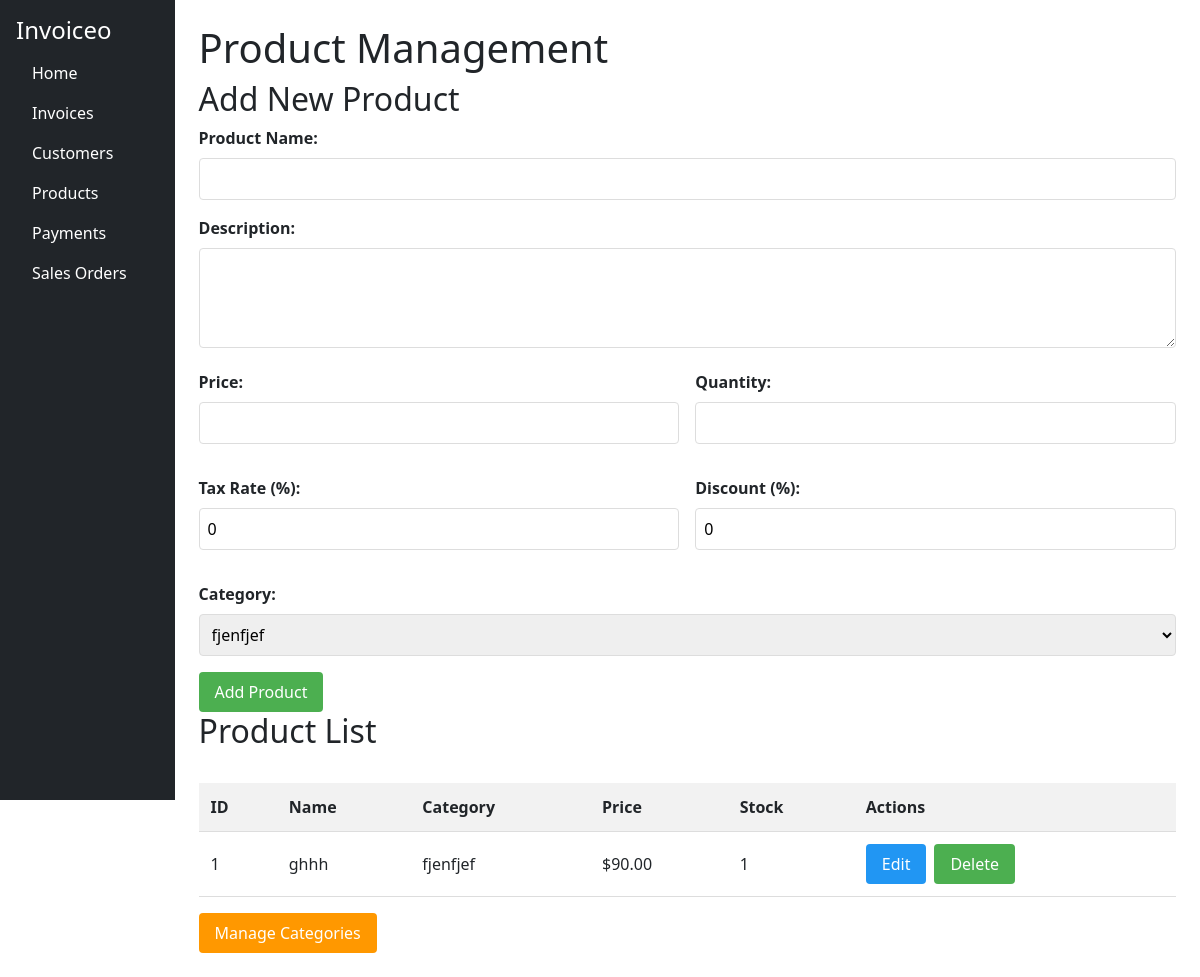
/products, run on an earlier commit of the app's database.
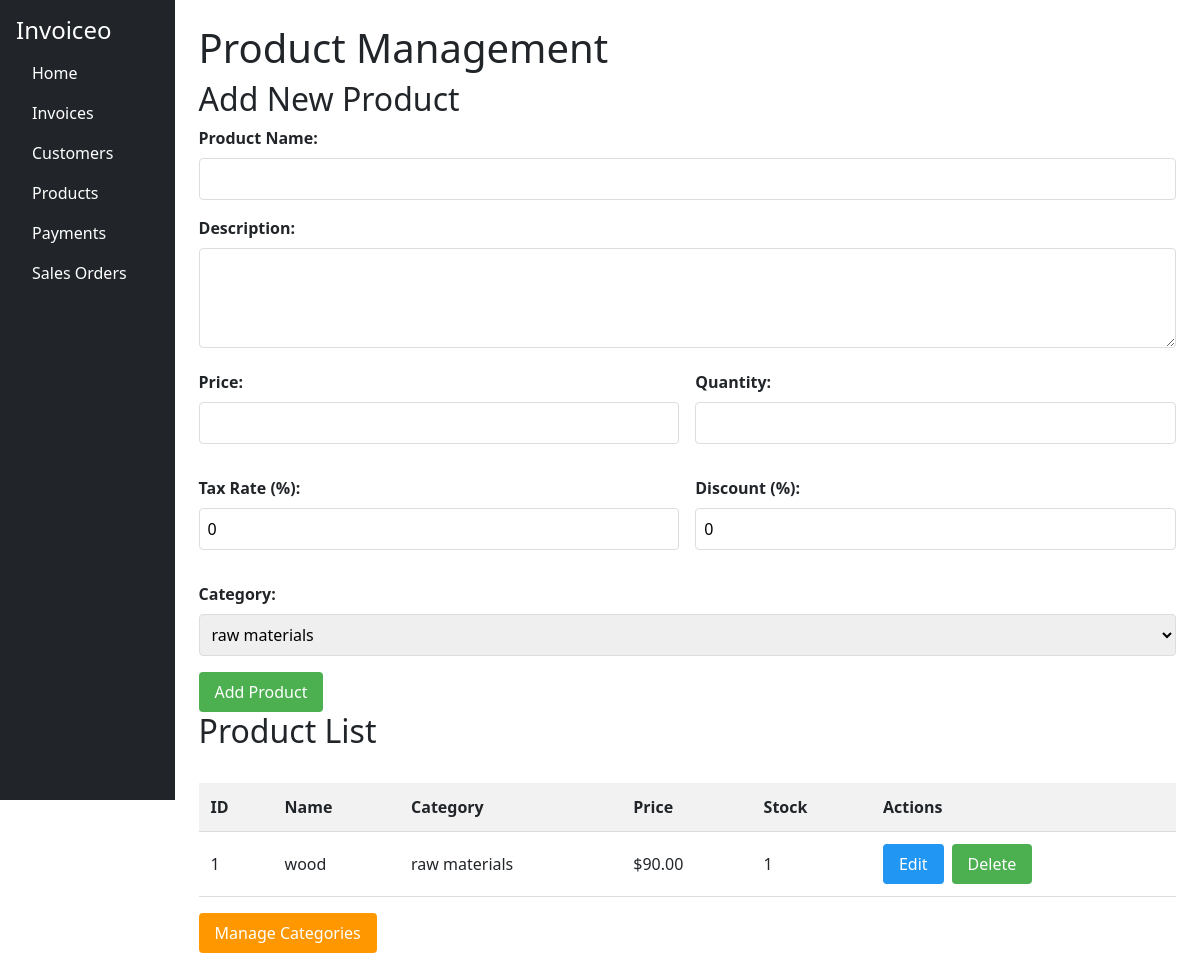
And on a later commit of the database.
### app.py (models this page shows)
class Product(db.Model):
    id = db.Column(db.Integer, primary_key=True)
    name = db.Column(db.String(100))
    description = db.Column(db.String(300))
    price = db.Column(db.Float)
    quantity = db.Column(db.Integer)
    tax_rate = db.Column(db.Float)
    discount = db.Column(db.Float)
    category_id = db.Column(db.Integer, db.ForeignKey('category.id'))
    created_at = db.Column(db.DateTime, default=datetime.utcnow)

class Category(db.Model):
    id = db.Column(db.Integer, primary_key=True)
    name = db.Column(db.String(100), unique=True)
    description = db.Column(db.String(300))
    products = db.relationship('Product', backref='category')

### app.py (the view)
@app.route('/products')
def products():
    all_products = Product.query.all()
    all_categories = Category.query.all()
    return render_template('products.html', products=all_products, categories=all_categories)

### templates/products.html
{% extends 'base.html' %}
{% block content %}
<h1>Product Management</h1>
<link rel="stylesheet" href="{{ url_for('static', filename='products.css') }}">
<h2>Add New Product</h2>
<form method="POST" action="/add_product">
    <div class="form-group">
        <label for="name">Product Name:</label>
        <input type="text" id="name" name="name" required>
    </div>
    <div class="form-group">
        <label for="description">Description:</label>
        <textarea id="description" name="description"></textarea>
    </div>
    <div class="form-row">
        <div class="form-group">
            <label for="price">Price:</label>
            <input type="number" step="0.01" id="price" name="price" required>
        </div>
        <div class="form-group">
            <label for="quantity">Quantity:</label>
            <input type="number" id="quantity" name="quantity" required>
        </div>
    </div>
    <div class="form-row">
        <div class="form-group">
            <label for="tax_rate">Tax Rate (%):</label>
            <input type="number" step="0.1" id="tax_rate" name="tax_rate" value="0">
        </div>
        <div class="form-group">
            <label for="discount">Discount (%):</label>
            <input type="number" step="0.1" id="discount" name="discount" value="0">
        </div>
    </div>
    <div class="form-group">
        <label for="category_id">Category:</label>
        <select id="category_id" name="category_id" required>
            {% for category in categories %}
            <option value="{{ category.id }}">{{ category.name }}</option>
            {% endfor %}
        </select>
    </div>
    <button type="submit">Add Product</button>
</form>
<h2>Product List</h2>
<table>
    <thead>
        <tr>
            <th>ID</th>
            <th>Name</th>
            <th>Category</th>
            <th>Price</th>
            <th>Stock</th>
            <th>Actions</th>
        </tr>
    </thead>
    <tbody>
        {% for product in products %}
        <tr>
            <td>{{ product.id }}</td>
            <td>{{ product.name }}</td>
            <td>{{ product.category.name }}</td>
            <td>${{ "%.2f"|format(product.price) }}</td>
            <td>{{ product.quantity }}</td>
            <td class="actions">
                <a href="{{ url_for('edit_product', id=product.id) }}" class="btn-edit">Edit</a>
                <form action="{{ url_for('delete_product', id=product.id) }}" method="POST">
                    <button type="submit" class="btn-delete" onclick="return confirm('Delete this product?')">Delete</button>
                </form>
            </td>
        </tr>
        {% endfor %}
    </tbody>
</table>
<a href="{{ url_for('categories') }}" class="btn-categories">Manage Categories</a>
{% endblock %}

What changed in the data, as far as the page shows it:
changed Product id 1: name "ghhh" → "wood"; category.name "fjenfjef" → "raw materials"
Also different on the page:
form field category_id: "fjenfjef" → "raw materials"
